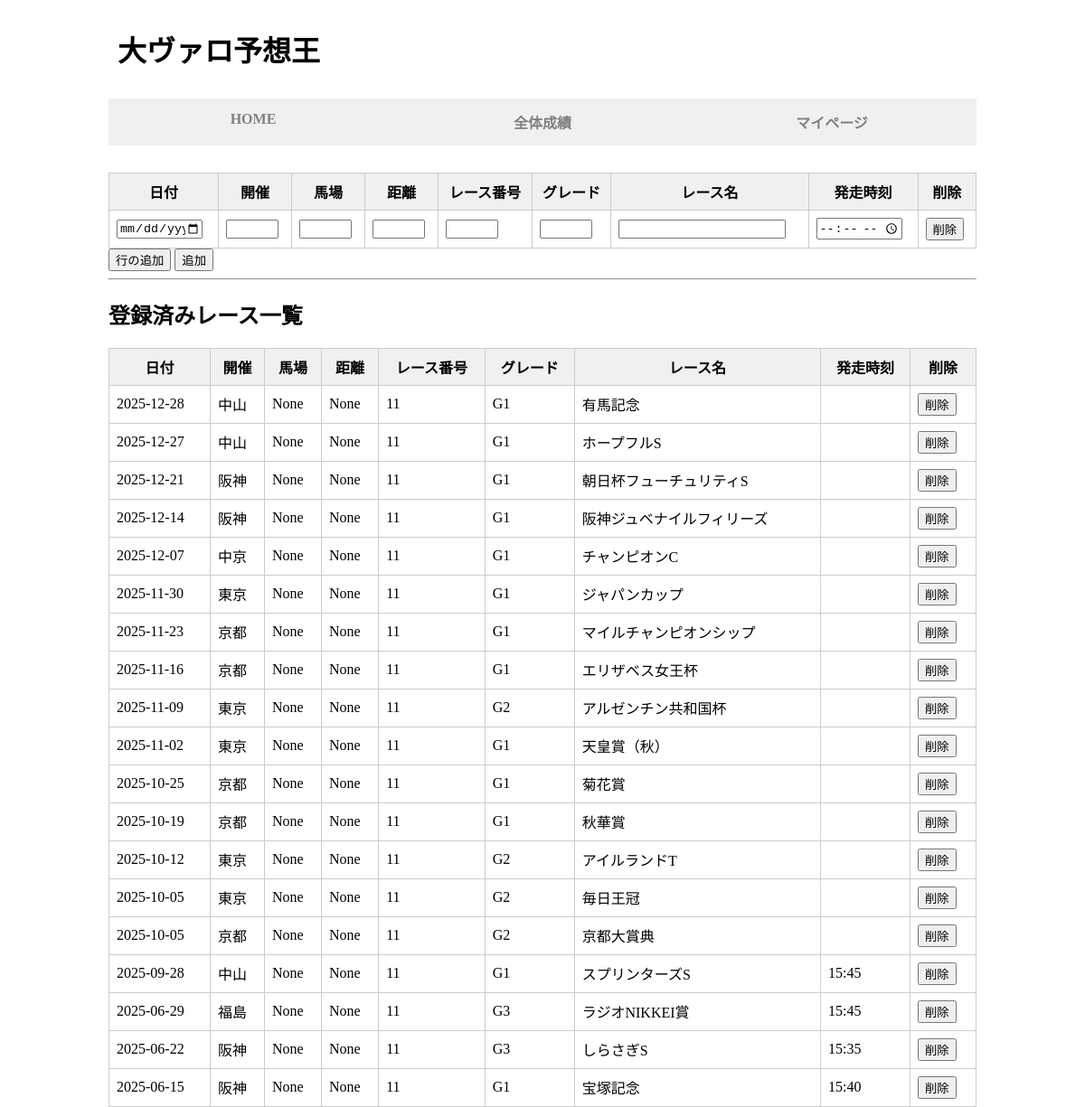
Screenshot of /insert_race with the database file from the repository.
### tables this page shows
CREATE TABLE race_schedule (
    id INTEGER PRIMARY KEY AUTOINCREMENT,
    race_date TEXT,
    race_place TEXT,
    race_number INTEGER,
    race_grade TEXT,
    race_name TEXT,
    start_time TEXT
, race_ground TEXT, race_distance INTEGER);

### app.py (the view, shortened to what this page needs)
@app.route('/insert_race', methods=['GET', 'POST'])
def insert_race():
    conn = connect_db()
    cursor = conn.cursor()
    cursor.execute("""
        SELECT id, race_date, race_place, race_ground, race_distance, race_number, race_grade, race_name, start_time
        FROM race_schedule
        ORDER BY race_date DESC
    """)
    rows = cursor.fetchall()
    backup_on_post(force=True)
    conn.close()
    races = []
    for row in rows:
        races.append({
            "id": row['id'],
            "race_date": row['race_date'],
            "race_place": row['race_place'],
            "race_ground": row['race_ground'],
            "race_distance": row['race_distance'],
            "race_number": row['race_number'],
            "race_grade": row['race_grade'],
            "race_name": row['race_name'],
            "start_time": row['start_time']
        })
    races.sort(key=lambda x: x['race_date'], reverse=True)
    races = races[1:]
    return render_template('insert_race.html', races=races)

### app.py (called while the page is built)
def run_backup_async():
    thread = threading.Thread(target=backup_all_tables)
    thread.start()

def backup_on_post(force=False):
    if force or (time.time() - get_last_backup_time() >= BACKUP_INTERVAL):
        run_backup_async()

def connect_db():
    conn = sqlite3.connect('miyakeiba_app.db')
    conn.row_factory = sqlite3.Row
    return conn

### templates/insert_race.html (shortened to what this page needs)
<!DOCTYPE html>
<html lang="en">
    <head>
        <link rel="stylesheet" href="{{ url_for('static', filename='homestyle.css') }}">
        <link rel="stylesheet" href="{{ url_for('static', filename='insertstyle.css') }}">
    </head>
    <body>
        <header>
            <h1>大ヴァロ予想王</h1>
        </header>
        <div class="menu_bar">
            <nav>
                <ul class="menu">
                    <li><a href="/">HOME</a></li>
                    <li><a href="/">全体成績</a></li>
                    <li><a href="{{url_for('mypage')}}">マイページ</a></li>
                </ul>
            </nav>
        </div>
        <form action="/insert_race" method="post">
            <table id="raceTable">
                <thead>
                    <tr>
                        <th>日付</th>
                        <th>開催</th>
                        <th>馬場</th>
                        <th>距離</th>
                        <th>レース番号</th>
                        <th>グレード</th>
                        <th>レース名</th>
                        <th>発走時刻</th>
                        <th>削除</th>
                    </tr>
                </thead>
                <tbody>
                    <tr>
                        <td><input type="date" name="race_date[]" class="short-input" required></td>
                        <td><input type="text" name="race_place[]" class="tiny-input" required></td>
                        <td><input type="text" name="race_ground[]" class="tiny-input" required></td>
                        <td><input type="number" name="race_distance[]" class="tiny-input" required></td>
                        <td><input type="number" name="race_number[]" class="tiny-input"></td>
                        <td><input type="text" name="race_grade[]" class="tiny-input" required></td>
                        <td><input type="text" name="race_name[]" required></td>
                        <td><input type="time" name="start_time[]" class="short-input"></td>
                        <td><button type="button" onclick="removeRow(this)">削除</td>
                    </tr>
                </tbody>
            </table>
            <button type="button" onclick="addRow()"">行の追加</button>
            <input type="submit" value="追加">
        </form>
        <hr>
        <h2>登録済みレース一覧</h2>
        {% if races %}
        <table>
            <thead>
                <tr>
                    <th>日付</th>
                    <th>開催</th>
                    <th>馬場</th>
                    <th>距離</th>
                    <th>レース番号</th>
                    <th>グレード</th>
                    <th>レース名</th>
                    <th>発走時刻</th>
                    <th>削除</th>
                </tr>
            </thead>
            <tbody>
                {% for race in races %}
                    <tr>
                        <td>{{ race.race_date }}</td>
                        <td>{{ race.race_place }}</td>
                        <td>{{ race.race_ground }}</td>
                        <td>{{ race.race_distance }}</td>
                        <td>{{ race.race_number }}</td>
                        <td>{{ race.race_grade }}</td>
                        <td>{{ race.race_name }}</td>
                        <td>{{ race.start_time }}</td>
                        <td>
                            <form action="{{ url_for('delete_race') }}" method="post" style="display:inline;">
                                <input type="submit" value="削除" onclick="return confirm('本当に削除しますか？')">
                            </form>
                        </td>
                    </tr>
                {% endfor %}
            </tbody>
        </table>
        {% else %}
        <p>レースはまだ登録されていません。</p>
        {% endif %}
    </body>
</html>

### static/homestyle.css (style rules this page uses)
body { max-width: 960px; margin: 0 auto; }
.menu { text-align: center; }
.menu_bar { background-color: #f0f0f0; padding: 0; margin: 0; margin-bottom: 30px; }
.menu_bar ul { list-style: none; margin: 0; padding: 0; display: flex; }
.menu_bar li { margin: 0; flex: 1; }
.menu_bar a { width: 100%; display: block; padding: 14px 20px; text-decoration: none; color: gray; font-weight: bold; box-sizing: border-box; }
header { display: flex; justify-content: space-between; align-items: center; padding: 10px; }
a { text-decoration: none; }

### static/insertstyle.css (style rules this page uses)
table { border-collapse: collapse; width: 100%; max-width: 100%; margin-top: 20px; }
th, td { border: 1px solid #ccc; padding: 8px; }
th { background-color: #f0f0f0; }
.short-input { width: 90px; }
.tiny-input { width: 50px; }

### rows the page displays
race_schedule: race_date "2025-12-28", race_place "中山", race_ground "None", race_distance "None", race_number "11", race_grade "G1", race_name "有馬記念"
race_schedule: race_date "2025-12-27", race_place "中山", race_ground "None", race_distance "None", race_number "11", race_grade "G1", race_name "ホープフルS"
race_schedule: race_date "2025-12-21", race_place "阪神", race_ground "None", race_distance "None", race_number "11", race_grade "G1", race_name "朝日杯フューチュリティS"
race_schedule: race_date "2025-12-14", race_place "阪神", race_ground "None", race_distance "None", race_number "11", race_grade "G1", race_name "阪神ジュベナイルフィリーズ"
race_schedule: race_date "2025-12-07", race_place "中京", race_ground "None", race_distance "None", race_number "11", race_grade "G1", race_name "チャンピオンC"
race_schedule: race_date "2025-11-30", race_place "東京", race_ground "None", race_distance "None", race_number "11", race_grade "G1", race_name "ジャパンカップ"
race_schedule: race_date "2025-11-23", race_place "京都", race_ground "None", race_distance "None", race_number "11", race_grade "G1", race_name "マイルチャンピオンシップ"
race_schedule: race_date "2025-11-16", race_place "京都", race_ground "None", race_distance "None", race_number "11", race_grade "G1", race_name "エリザベス女王杯"
race_schedule: race_date "2025-11-09", race_place "東京", race_ground "None", race_distance "None", race_number "11", race_grade "G2", race_name "アルゼンチン共和国杯"
race_schedule: race_date "2025-11-02", race_place "東京", race_ground "None", race_distance "None", race_number "11", race_grade "G1", race_name "天皇賞（秋）"
race_schedule: race_date "2025-10-25", race_place "京都", race_ground "None", race_distance "None", race_number "11", race_grade "G1", race_name "菊花賞"
race_schedule: race_date "2025-10-19", race_place "京都", race_ground "None", race_distance "None", race_number "11", race_grade "G1", race_name "秋華賞"
race_schedule: race_date "2025-10-12", race_place "東京", race_ground "None", race_distance "None", race_number "11", race_grade "G2", race_name "アイルランドT"
race_schedule: race_date "2025-10-05", race_place "東京", race_ground "None", race_distance "None", race_number "11", race_grade "G2", race_name "毎日王冠"
race_schedule: race_date "2025-10-05", race_place "京都", race_ground "None", race_distance "None", race_number "11", race_grade "G2", race_name "京都大賞典"
race_schedule: race_date "2025-09-28", race_place "中山", race_ground "None", race_distance "None", race_number "11", race_grade "G1", race_name "スプリンターズS", start_time "15:45"
race_schedule: race_date "2025-06-29", race_place "福島", race_ground "None", race_distance "None", race_number "11", race_grade "G3", race_name "ラジオNIKKEI賞", start_time "15:45"
race_schedule: race_date "2025-06-22", race_place "阪神", race_ground "None", race_distance "None", race_number "11", race_grade "G3", race_name "しらさぎS", start_time "15:35"
race_schedule: race_date "2025-06-15", race_place "阪神", race_ground "None", race_distance "None", race_number "11", race_grade "G1", race_name "宝塚記念", start_time "15:40"
